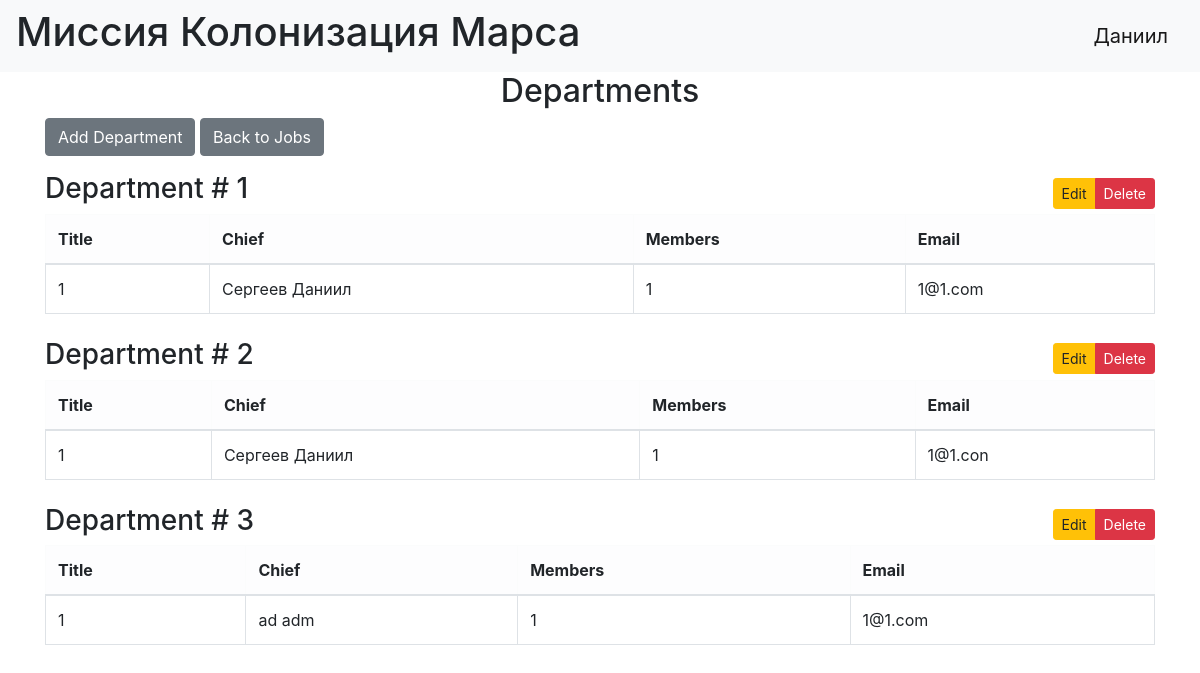
The page /departments (signed in) on the database its author committed.
### data/users.py (models this page shows, shortened)
class User(SqlAlchemyBase, UserMixin):
    __tablename__ = 'users'
    id = Column(Integer, primary_key=True, autoincrement=True)
    surname = Column(String, nullable=False)
    name = Column(String, nullable=False)
    age = Column(Integer, nullable=False)
    position = Column(String, nullable=False)
    speciality = Column(String, nullable=False)
    address = Column(String, nullable=False)
    email = Column(String, unique=True, nullable=False)
    hashed_password = Column(String, nullable=False)
    modified_date = Column(DateTime)

### data/departments.py (models this page shows)
class Department(SqlAlchemyBase):
    __tablename__ = 'departments'
    id = Column(Integer, primary_key=True, autoincrement=True)
    title = Column(String(100), nullable=False)
    chief_id = Column(Integer, ForeignKey('users.id'), nullable=False)
    members = Column(String(500), nullable=False)
    email = Column(String(100), nullable=True)
    who_created = Column(Integer, nullable=False)
    chief = relationship('User', backref='departments_led')

### main.py (the view)
@app.route('/departments')
def list_departments():
    db_sess = db_session.create_session()
    try:
        departments = db_sess.query(Department).options(
            orm.joinedload(Department.chief)
        ).all()
        return render_template("departments.html",
                            departments=departments)
    except Exception as e:
        print(f"Error: {e}")
        abort(500)
    finally:
        db_sess.close()

### data/db_session.py (called while the page is built)
def create_session() -> Session:
    global __factory
    return __factory()

### main.py (called while the page is built)
@login_manager.user_loader
def load_user(user_id):
    db_sess = db_session.create_session()
    return db_sess.query(User).get(user_id)

### templates/departments.html (shortened to what this page needs)
{% extends "base.html" %}
{% block content %}
<div class="container">
    {% if not current_user.is_authenticated %}
    <div align="center">
        <h4>Доступ ограничен</h4>
    </div>
    {% else %}
    <h2 style="text-align: center;">Departments</h2>
    {% if current_user.is_authenticated %}
    <div class="mb-3 text-end">
        <a href="{{ url_for('add_department') }}" class="btn btn-secondary">
             Add Department
        </a>
        <a href="{{ url_for('index') }}" class="btn btn-secondary">
             Back to Jobs
        </a>
    </div>
    {% endif %}
    {% for department in departments %}
    <div class="mb-4">
        <div class="d-flex justify-content-between align-items-center">
            <h3>Department # {{ department.id }}</h3>
            {% if current_user.is_authenticated and
                 (current_user.id == department.chief_id or current_user.id == 1 or current_user.id == department.who_created) %}
            <div class="btn-group">
                <a href="{{ url_for('edit_department', id=department.id) }}" class="btn btn-warning btn-sm">
                     Edit
                </a>
                <a href="{{ url_for('delete_department', id=department.id) }}"
                   class="btn btn-danger btn-sm ms-1"
                   onclick="return confirm('Вы уверены, что хотите удалить этот департамент?')">
                     Delete
                </a>
            </div>
            {% endif %}
        </div>
        <table class="table table-bordered">
            <thead class="table-light">
                <tr>
                    <th>Title</th>
                    <th>Chief</th>
                    <th>Members</th>
                    <th>Email</th>
                </tr>
            </thead>
            <tbody>
                <tr>
                    <td>{{ department.title }}</td>
                    <td>{{ department.chief.surname }} {{ department.chief.name }}</td>
                    <td>{{ department.members }}</td>
                    <td>{{ department.email if department.email else 'No email' }}</td>
                </tr>
            </tbody>
        </table>
    </div>
    {% endfor %}
    {% endif %}
</div>
{% endblock %}

### templates/base.html (shortened to what this page needs)
<!doctype html>
<html lang="en">
<head>
    <link rel="stylesheet"
          href="https://stackpath.bootstrapcdn.com/bootstrap/4.4.1/css/bootstrap.min.css"
>
</head>
<body>
<header>
    <nav class="navbar navbar-light bg-light">
        <h1>Миссия Колонизация Марса</h1>
        {% if current_user.is_authenticated %}
            <a class="navbar-brand" href="/logout">{{ current_user.name }}</a>
        {% else %}
            <p>
            <a class="btn btn-primary " href="/register">Зарегистрироваться</a>
            <a class="btn btn-success" href="/login">Войти</a>
            </p>
        {% endif %}
    </nav>
</header>
<main>
    {% block content %}{% endblock %}
</main>
</body>
</html>

### templates/base.html (style rules this page uses)
h2 { margin-left: 100px; margin-right: 100px; }

### rows shown on the page
User: name "Даниил"
Department: id "1", title "1", chief.surname "Сергеев", chief.name "Даниил", members "1", email "1@1.com"
Department: id "2", title "1", chief.surname "Сергеев", chief.name "Даниил", members "1", email "1@1.con"
Department: id "3", title "1", chief.surname "ad", chief.name "adm", members "1", email "1@1.com"
